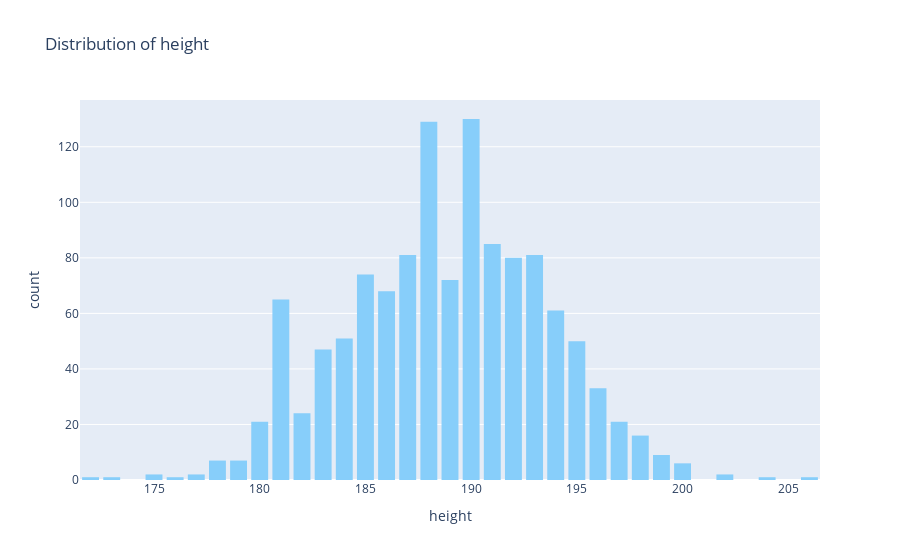
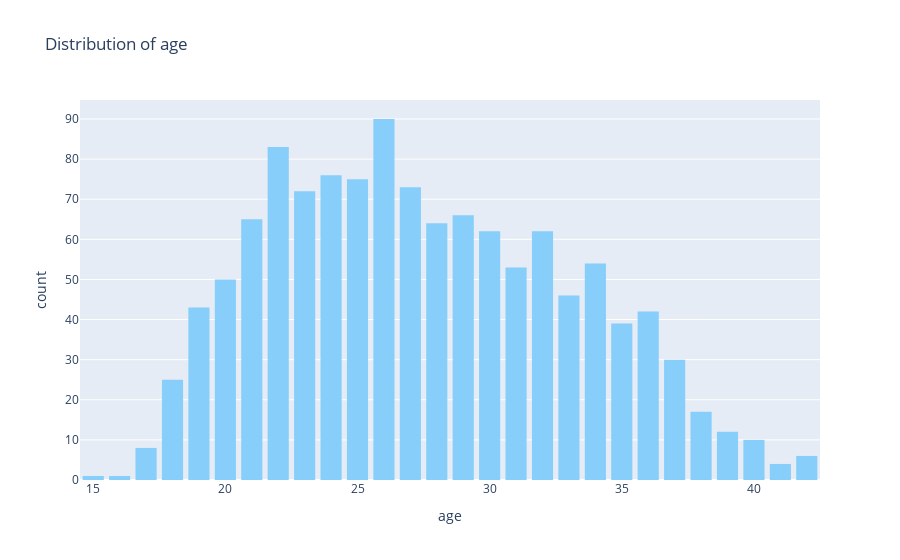
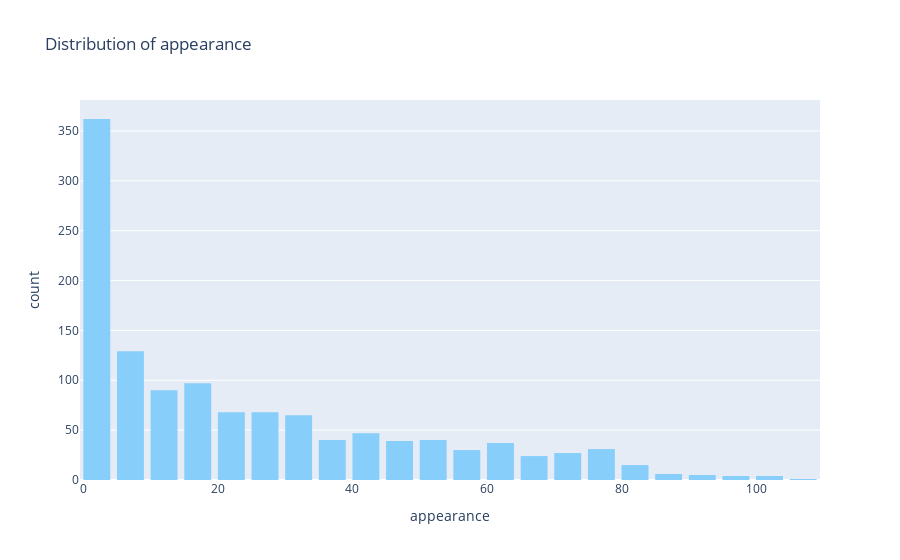
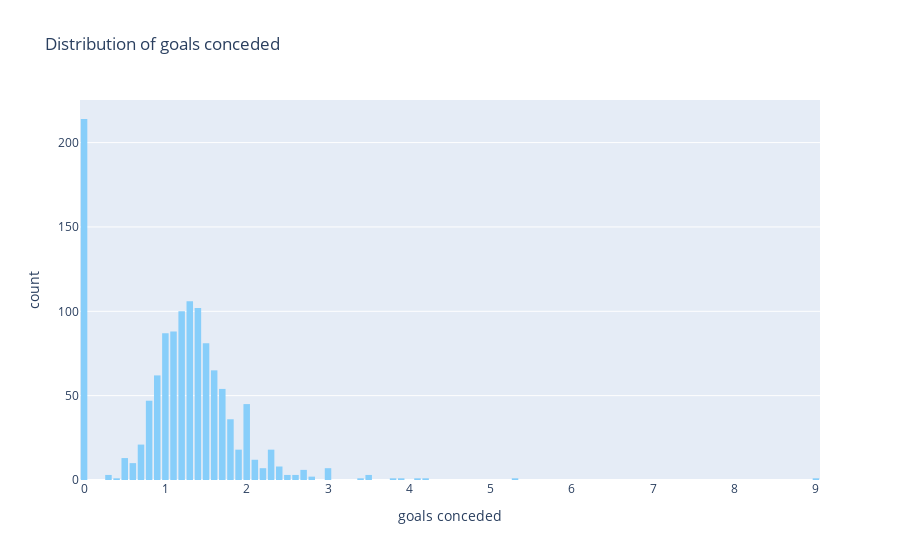

Notebook code cell kept with these figures, in order:
### Code cell
cols = ['height', 'age', 'appearance', 'goals conceded',
       'clean sheets', 'minutes played', 'days_injured', 'games_injured',
       'award', 'current_value', 'highest_value']

plot_hist(df_gk, cols)

### Figure 1 — Plotly figure (JSON) as saved in the notebook; plotly's stock layout.template omitted (floating-point values rounded to 4 significant figures; data arrays with more than 128 entries replaced by an {"elided": "..."} marker saying what was removed)
{"data": [{"alignmentgroup": "True", "bingroup": "x", "hovertemplate": "height=%{x}<br>count=%{y}<extra></extra>", "legendgroup": "", "marker": {"color": "lightskyblue", "pattern": {"shape": ""}}, "name": "", "offsetgroup": "", "orientation": "v", "showlegend": false, "type": "histogram", "x": {"elided": "1229 float values"}, "xaxis": "x", "yaxis": "y"}], "layout": {"bargap": 0.2, "barmode": "relative", "legend": {"tracegroupgap": 0}, "title": {"text": "Distribution of height"}, "xaxis": {"anchor": "y", "domain": [0, 1], "title": {"text": "height"}}, "yaxis": {"anchor": "x", "domain": [0, 1], "title": {"text": "count"}}}}

### Figure 2 — Plotly figure (JSON) as saved in the notebook; plotly's stock layout.template omitted (floating-point values rounded to 4 significant figures; data arrays with more than 128 entries replaced by an {"elided": "..."} marker saying what was removed)
{"data": [{"alignmentgroup": "True", "bingroup": "x", "hovertemplate": "age=%{x}<br>count=%{y}<extra></extra>", "legendgroup": "", "marker": {"color": "lightskyblue", "pattern": {"shape": ""}}, "name": "", "offsetgroup": "", "orientation": "v", "showlegend": false, "type": "histogram", "x": {"elided": "1229 int values"}, "xaxis": "x", "yaxis": "y"}], "layout": {"bargap": 0.2, "barmode": "relative", "legend": {"tracegroupgap": 0}, "title": {"text": "Distribution of age"}, "xaxis": {"anchor": "y", "domain": [0, 1], "title": {"text": "age"}}, "yaxis": {"anchor": "x", "domain": [0, 1], "title": {"text": "count"}}}}

### Figure 3 — Plotly figure (JSON) as saved in the notebook; plotly's stock layout.template omitted (floating-point values rounded to 4 significant figures; data arrays with more than 128 entries replaced by an {"elided": "..."} marker saying what was removed)
{"data": [{"alignmentgroup": "True", "bingroup": "x", "hovertemplate": "appearance=%{x}<br>count=%{y}<extra></extra>", "legendgroup": "", "marker": {"color": "lightskyblue", "pattern": {"shape": ""}}, "name": "", "offsetgroup": "", "orientation": "v", "showlegend": false, "type": "histogram", "x": {"elided": "1229 int values"}, "xaxis": "x", "yaxis": "y"}], "layout": {"bargap": 0.2, "barmode": "relative", "legend": {"tracegroupgap": 0}, "title": {"text": "Distribution of appearance"}, "xaxis": {"anchor": "y", "domain": [0, 1], "title": {"text": "appearance"}}, "yaxis": {"anchor": "x", "domain": [0, 1], "title": {"text": "count"}}}}

### Figure 4 — Plotly figure (JSON) as saved in the notebook; plotly's stock layout.template omitted (floating-point values rounded to 4 significant figures; data arrays with more than 128 entries replaced by an {"elided": "..."} marker saying what was removed)
{"data": [{"alignmentgroup": "True", "bingroup": "x", "hovertemplate": "goals conceded=%{x}<br>count=%{y}<extra></extra>", "legendgroup": "", "marker": {"color": "lightskyblue", "pattern": {"shape": ""}}, "name": "", "offsetgroup": "", "orientation": "v", "showlegend": false, "type": "histogram", "x": {"elided": "1229 float values"}, "xaxis": "x", "yaxis": "y"}], "layout": {"bargap": 0.2, "barmode": "relative", "legend": {"tracegroupgap": 0}, "title": {"text": "Distribution of goals conceded"}, "xaxis": {"anchor": "y", "domain": [0, 1], "title": {"text": "goals conceded"}}, "yaxis": {"anchor": "x", "domain": [0, 1], "title": {"text": "count"}}}}
